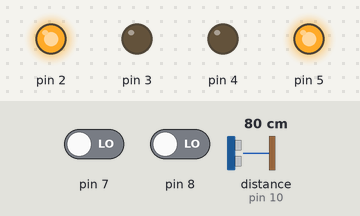
A program run on a simulated Arduino Uno, built with avr-gcc and run on an emulated ATmega328P. On the bench: output pins drawn as LEDs (lit = HIGH). Inputs (shaded band) come from the test bench; at power-on: distance to the obstacle (sensor on pin 10) 80 cm, pin 7 LOW, pin 8 LOW. What the program prints to the serial monitor is not drawn.

Above: at 1.2 s.
1.3 s: distance to the obstacle (sensor on pin 10) set to 2 cm
At 2.2 s:
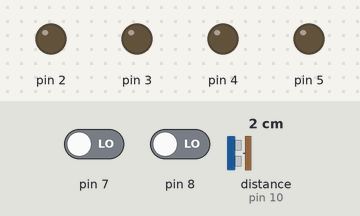
2.8 s: distance to the obstacle (sensor on pin 10) set to 14 cm
4.3 s: distance to the obstacle (sensor on pin 10) set to 17 cm
At 4.8 s:
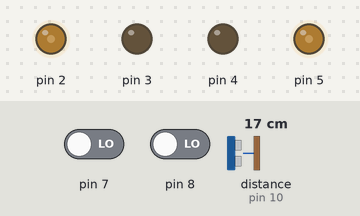
5.8 s: distance to the obstacle (sensor on pin 10) set to 35 cm
At 7.3 s:
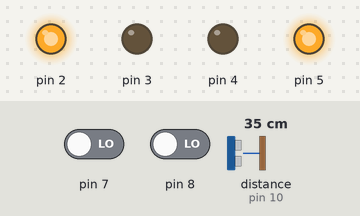
Timing chart, 0 to 8.3 s (numbered marks = the images above; inputs shaded):
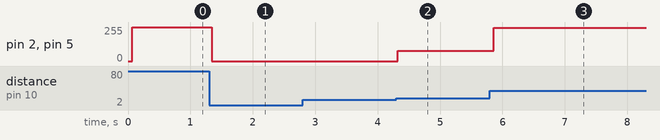

The program:

main.cpp
```cpp
#include <Arduino.h>

//PIN ASSIGNMENT
#define MOTORS_LEFT_PLUS 2
#define MOTORS_LEFT_MINUS 3

#define MOTORS_RIGHT_PLUS 4
#define MOTORS_RIGHT_MINUS 5


#include "Motor.h"
/*
  Jeweils für CW

  Logic 0
  Plus 0, Minus = speed

  Logic 1
  Plus speed, Minus = 0
*/

Motor motorsLeft(MOTORS_LEFT_PLUS, MOTORS_LEFT_MINUS, 60, 255);
Motor motorsRight(MOTORS_RIGHT_PLUS, MOTORS_RIGHT_MINUS, 60, 255);

#include "UltraSonic/UltraSonic.h"
UltraSonic sonic(10);

#include "Infrared/Infrared.h"
Infrared infraredLeft(8);
Infrared infraredRight(7);

#include "MotionController.h"
MotionController motionController(motorsLeft, motorsRight);

#include "Autopilot.h"
Autopilot roverPilot(motionController, sonic, infraredLeft, infraredRight);


void setup() {
  // put your setup code here, to run once:
  Serial.begin(115200);
  Serial.println("Hello, RoverOS!");

  sonic.init();
  motionController.init();

  roverPilot.init();
  roverPilot.setMaxSpeed(100);
  roverPilot.setArmed(true);

  //motionController.setMotion(0, -0.1);
  //motionController.setSpeed(30);
  //motionController.setMotion("AI");


}

unsigned long lastChange = 0;
int lastMotion = 0;

void loop() {

  /*if(millis() - lastChange > 2000){
    lastChange = millis();

    if(lastMotion == 0){
      motionController.setSpeed(50);
      motionController.setMotion("FW");
      lastMotion = 1;
      return;
    }

    if(lastMotion == 1){
      motionController.setSpeed(10);
      motionController.setMotion("L");
      lastMotion = 2;
      return;
    }

    if(lastMotion == 2){
      motionController.setSpeed(10);
      motionController.setMotion("R");
      lastMotion = 3;
      return;
    }

    if(lastMotion == 3){
      motionController.setSpeed(50);
      motionController.setMotion("BW");
      lastMotion = 4;
      return;
    }

    if(lastMotion == 4){
      motionController.setMotion("BRAKE");
      lastMotion = 0;
      return;
    }


  }*/
  //Serial.print("L:"); Serial.print(infraredLeft.getState()); Serial.print(" | R: "); Serial.println(infraredRight.getState());

  sonic._loop();
  infraredLeft._loop();
  infraredRight._loop();

  motionController._loop();
  motorsLeft._loop();
  motorsRight._loop();

  roverPilot._loop();
}
```

Measured:
- the behaviour switches between 15 and 16 cm on distance to the obstacle (sensor on pin 10) (found by bisection; images 1 and 2)
- after the input at 1.3 s, pin 2, pin 5: 255/255 → 0/255 at once
- after the input at 2.8 s, every drawn part: stays the same
- after the input at 4.3 s, pin 2, pin 5: 0/255 → 77/255 at once
- after the input at 5.8 s, pin 2, pin 5: 77/255 → 251/255 after 0.06 s
